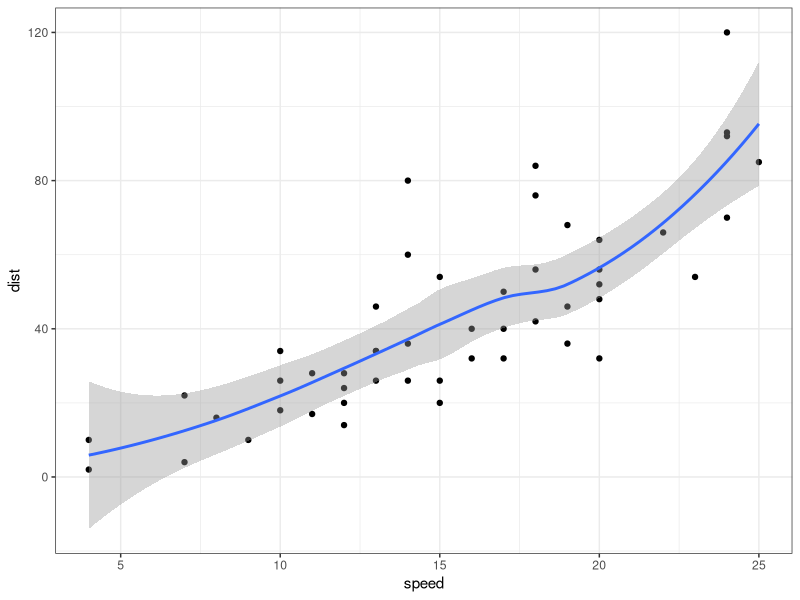
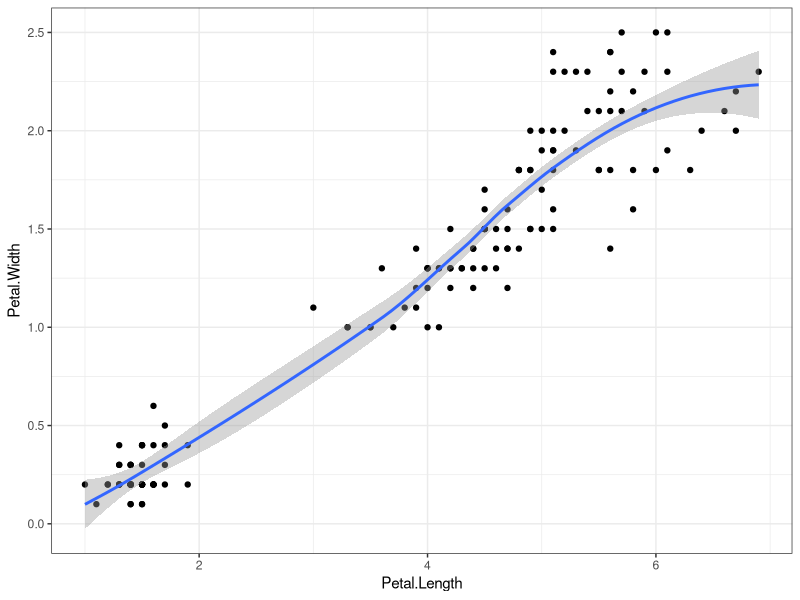

Generate these figures, in order, with R:
## ---- chunk 1
knitr::opts_chunk$set(echo = TRUE)
#That is a setup chunk of code, we will come back to it later
## ---- chunk 2
# this is not a block of R code it is just a notoriously useless comment
print("That is great coding my friend")
## ---- chunk 3
library(ggplot2)
#summary(cars)
qplot(speed,dist,data=cars)+
  geom_smooth()+
  theme_bw()
ct<-cor.test(cars$speed,cars$dist)
## ---- chunk 4
library(ggplot2)
#summary(iris)
qplot(Petal.Length,Petal.Width,data=iris)+
  geom_smooth()+
  theme_bw()
ct<-cor.test(iris$Petal.Length,iris$Petal.Width)
